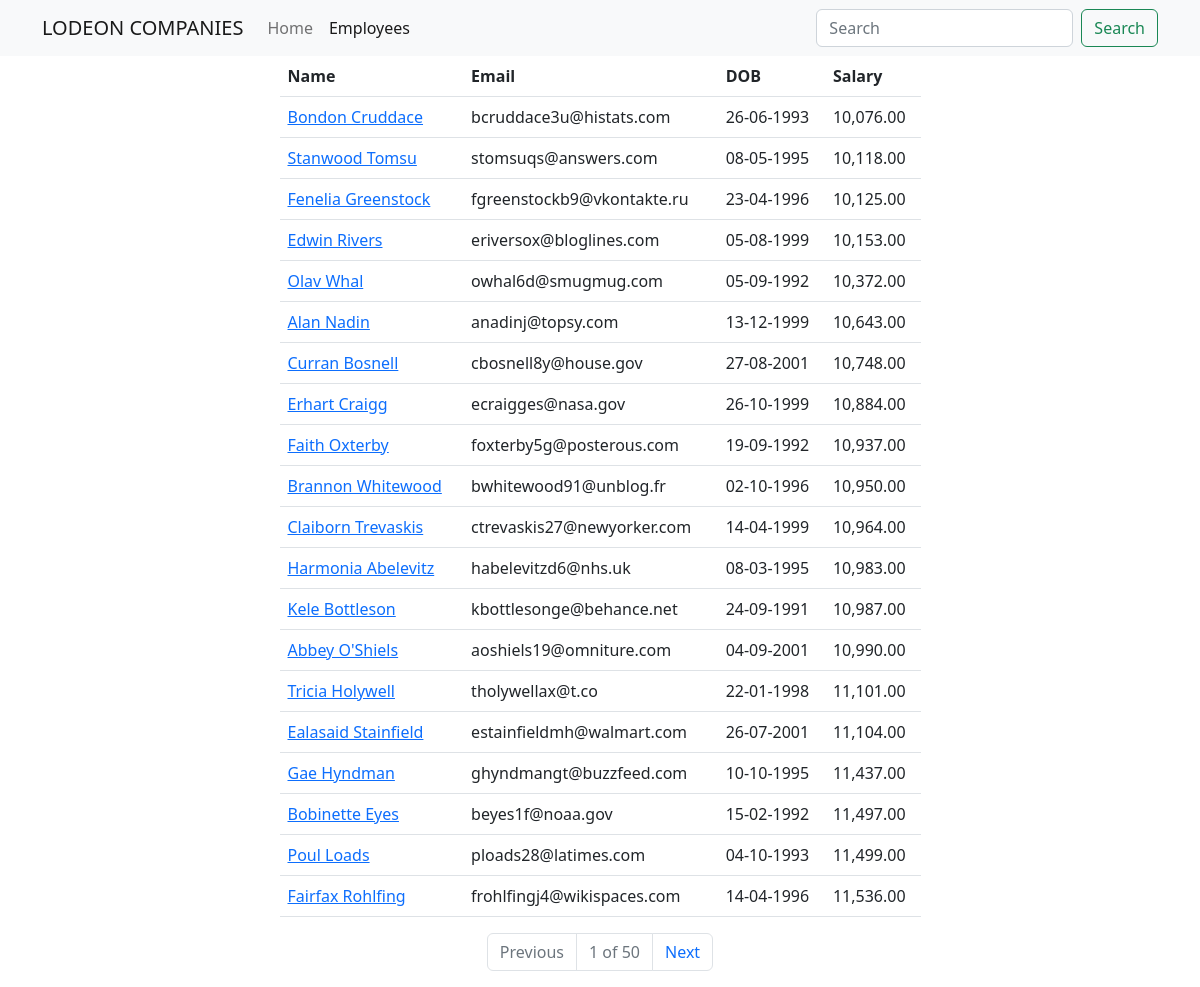
The page /employees on the database its author committed.
### main_app/models.py (models this page shows, shortened)
class Employee(models.Model):
    name = models.CharField(max_length=40)
    email = models.EmailField(unique=True)
    dob = models.DateField(null=True)
    salary = models.DecimalField(max_digits=7, decimal_places=2)
    disabled = models.BooleanField(default=False)
    profile = models.ImageField(upload_to=unique_img_name, null=True, default="employees/businessman.png")
    created_at = models.DateTimeField(auto_now_add=True, null=True)  # Once during creation
    updated_at = models.DateTimeField(auto_now=True, null=True)  # Everytime an update is done
    class Meta:
        verbose_name = 'Employee'
        verbose_name_plural = 'Employees'
        ordering = ['salary']

### main_app/views.py (the view)
# urls.py: path('employees', views.all_employees, name="all"),
def all_employees(request):
    employees = Employee.objects.all().all().order_by("salary")
    paginator = Paginator(employees, 20)
    page_number = request.GET.get('page')
    data = paginator.get_page(page_number)
    return render(request, "all_employees.html", {"employees": data})

### templates/all_employees.html (shortened to what this page needs)
{% extends 'base_template.html' %}
{% load humanize %}
{% block content %}
     {% include 'navbar.html' %}
	<div class="container">
    <div class="row justify-content-center">
        <div class="col-sm-7">
            <table   class="table">
                <thead>
                <tr>
                    <th>Name</th>
                    <th>Email</th>
                    <th>DOB</th>
                    <th>Salary</th>
                </tr>
                </thead>
            <tbody>
                {% for employee in employees %}
                    <tr>
                        <td>
                            <a href="/employees/{{ employee.id }}">{{ employee.name | capfirst }}</a>
                        </td>
                        <td>{{ employee.email }}</td>
                        <td>{{ employee.dob | date:'d-m-Y' }}</td>
                        <td>{{ employee.salary | intcomma }}</td>
                    </tr>
                {% endfor %}
            </tbody>
</table>
          <nav aria-label="Page navigation example">
                    <ul class="pagination justify-content-center">
                        {% if employees.has_previous %}
                            <li class="page-item">
                                <a class="page-link" href='?page={{ employees.previous_page_number }}'>Previous</a>
                            </li>
                        {% else %}
                            <li class="page-item disabled">
                                <a class="page-link" href='' tabindex="-1" aria-disabled="True">Previous</a>
                            </li>
                        {% endif %}
                           <li class="page-item disabled">
                                <a class="page-link" href='' tabindex="-1" aria-disabled="True">{{ employees.number }} of {{ employees.paginator.num_pages }}</a>
                            </li>
                        {% if employees.has_next %}
                            <li class="page-item">
                                <a class="page-link" href='?page={{ employees.next_page_number }}'>Next</a>
                            </li>
                        {% else %}
                            <li class="page-item disabled">
                                <a class="page-link" href='' tabindex="-1" aria-disabled="True">Next</a>
                            </li>
                        {% endif %}
                    </ul>
                </nav>
        </div>
    </div>
</div>
{% endblock %}

### templates/base_template.html (shortened to what this page needs)
<!doctype html>
<html lang="en">
<head>
     <link href="https://cdn.jsdelivr.net/npm/bootstrap@5.2.3/dist/css/bootstrap.min.css" rel="stylesheet">
</head>
<body>
{% block content %}
{% endblock %}
</body>
</html>

### templates/navbar.html (shortened to what this page needs)
<nav class="navbar sticky-top navbar-expand-lg bg-light">
  <div class="container">
    <a class="navbar-brand" href="{% url 'home' %}">LODEON COMPANIES</a>
    <div class="collapse navbar-collapse" id="navbarTogglerDemo02">
      <ul class="navbar-nav me-auto mb-2 mb-lg-0">
        <li class="nav-item">
          <a class="nav-link  {% if "/" == request.path  %} active {% endif %}" aria-current="page" href="{% url 'home' %}">Home</a>
        </li>
        <li class="nav-item">
          <a class="nav-link  {% if "/employees" == request.path  %} active {% endif %}" href="{% url 'all' %}">Employees</a>
        </li>
      </ul>
      <form class="d-flex" role="search" method="get" action="{% url 'search' %}">
        <input class="form-control me-2" name="search_word" type="search" placeholder="Search" aria-label="Search">
        <button class="btn btn-outline-success" type="submit">Search</button>
      </form>
    </div>
  </div>
</nav>

### rows shown on the page
Employee: name "Bondon Cruddace", email "bcruddace3u@histats.com", dob "26-06-1993", salary "10,076.00"
Employee: name "Stanwood Tomsu", email "stomsuqs@answers.com", dob "08-05-1995", salary "10,118.00"
Employee: name "Fenelia Greenstock", email "fgreenstockb9@vkontakte.ru", dob "23-04-1996", salary "10,125.00"
Employee: name "Edwin Rivers", email "eriversox@bloglines.com", dob "05-08-1999", salary "10,153.00"
Employee: name "Olav Whal", email "owhal6d@smugmug.com", dob "05-09-1992", salary "10,372.00"
Employee: name "Alan Nadin", email "anadinj@topsy.com", dob "13-12-1999", salary "10,643.00"
Employee: name "Curran Bosnell", email "cbosnell8y@house.gov", dob "27-08-2001", salary "10,748.00"
Employee: name "Erhart Craigg", email "ecraigges@nasa.gov", dob "26-10-1999", salary "10,884.00"
Employee: name "Faith Oxterby", email "foxterby5g@posterous.com", dob "19-09-1992", salary "10,937.00"
Employee: name "Brannon Whitewood", email "bwhitewood91@unblog.fr", dob "02-10-1996", salary "10,950.00"
Employee: name "Claiborn Trevaskis", email "ctrevaskis27@newyorker.com", dob "14-04-1999", salary "10,964.00"
Employee: name "Harmonia Abelevitz", email "habelevitzd6@nhs.uk", dob "08-03-1995", salary "10,983.00"
Employee: name "Kele Bottleson", email "kbottlesonge@behance.net", dob "24-09-1991", salary "10,987.00"
Employee: name "Abbey O'Shiels", email "aoshiels19@omniture.com", dob "04-09-2001", salary "10,990.00"
Employee: name "Tricia Holywell", email "tholywellax@t.co", dob "22-01-1998", salary "11,101.00"
Employee: name "Ealasaid Stainfield", email "estainfieldmh@walmart.com", dob "26-07-2001", salary "11,104.00"
Employee: name "Gae Hyndman", email "ghyndmangt@buzzfeed.com", dob "10-10-1995", salary "11,437.00"
Employee: name "Bobinette Eyes", email "beyes1f@noaa.gov", dob "15-02-1992", salary "11,497.00"
Employee: name "Poul Loads", email "ploads28@latimes.com", dob "04-10-1993", salary "11,499.00"
Employee: name "Fairfax Rohlfing", email "frohlfingj4@wikispaces.com", dob "14-04-1996", salary "11,536.00"

### other values the page prints
{{ employees.number }} "1"
{{ employees.paginator.num_pages }} "50"
